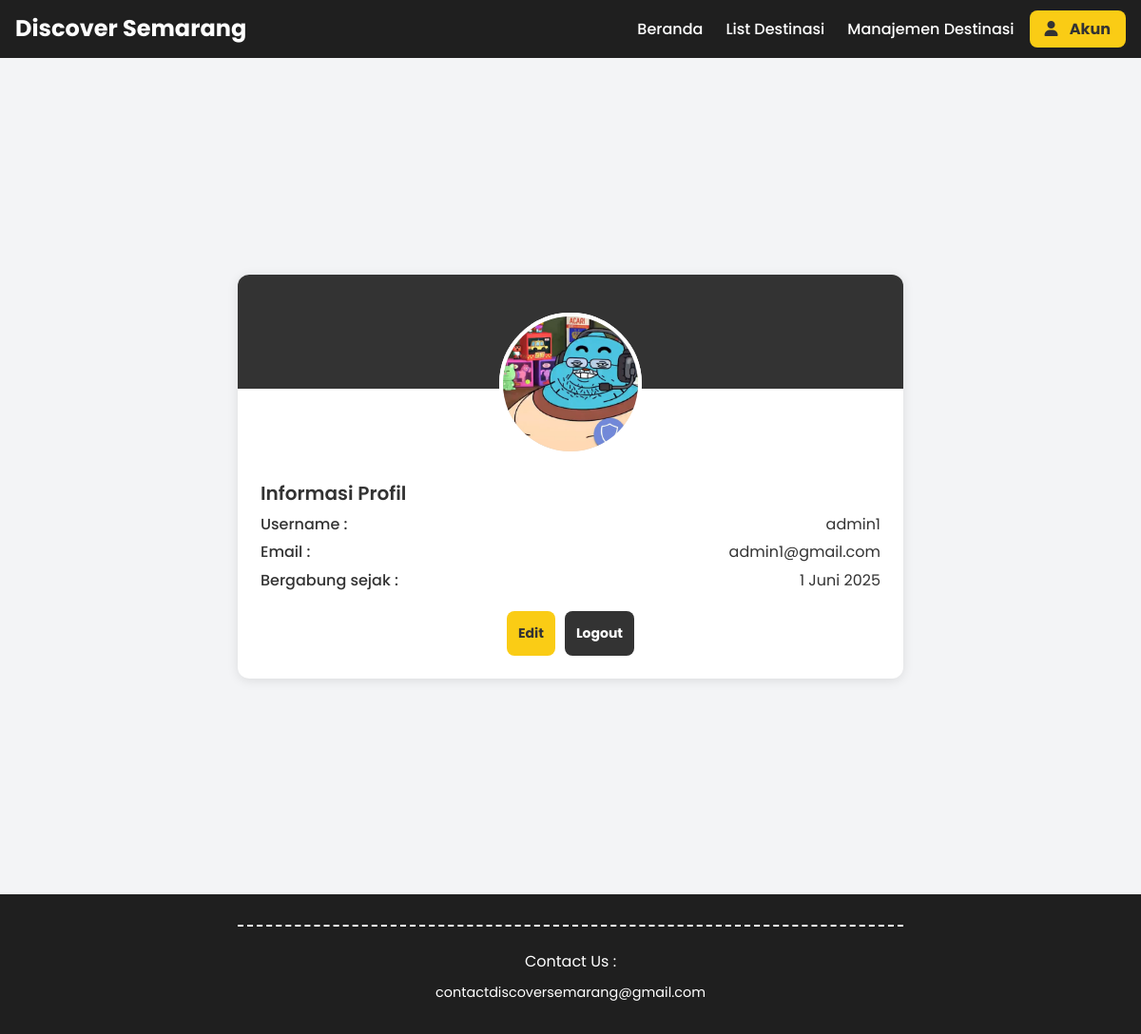
Page /public/index.php?page=profile (signed in) on the committed database.
### tables this page shows
CREATE TABLE `users` (
  `id` int(11) NOT NULL,
  `username` varchar(50) NOT NULL,
  `email` varchar(100) NOT NULL,
  `password_hash` text NOT NULL,
  `role` enum('superadmin','admin','user') NOT NULL DEFAULT 'user',
  `tanggal_register` datetime NOT NULL DEFAULT current_timestamp(),
  `foto_profil` varchar(255) DEFAULT 'default.svg'
);

### app/controllers/UserController.php (called while the page is built, shortened)
<?php
require_once __DIR__ . '/../../public/includes/session.php';
require_once __DIR__ . '/../models/UserModel.php';
class UserController {
    private $model;
    public function __construct() {
        global $db;
        require_once __DIR__ . '/../models/UserModel.php';
        $this->model = new UserModel($db);
    }
    public function profile() {
        $userId = $_SESSION['user_id'];
        $user = $this->model->getById($userId);
        $tanggalRegister = date_create($user['tanggal_register']);
        $bulan = [
            'January' => 'Januari', 'February' => 'Februari', 'March' => 'Maret',
            'April' => 'April', 'May' => 'Mei', 'June' => 'Juni',
            'July' => 'Juli', 'August' => 'Agustus', 'September' => 'September',
            'October' => 'Oktober', 'November' => 'November', 'December' => 'Desember'
        ];
        $user['tanggal_register_formatted'] =
            date_format($tanggalRegister, 'j') . ' ' .
            $bulan[date_format($tanggalRegister, 'F')] . ' ' .
            date_format($tanggalRegister, 'Y');
        require_once __DIR__ . '/../views/user/profile.php';
    }
}
?>

### app/models/UserModel.php (called while the page is built, shortened)
<?php
class UserModel {
    private $db;
    public function __construct($db) {
        $this->db = $db;
    }
    public function getById($id) {
        $stmt = $this->db->prepare("SELECT * FROM users WHERE id = :id");
        $stmt->bindParam(':id', $id, PDO::PARAM_INT);
        $stmt->execute();
        return $stmt->fetch(PDO::FETCH_ASSOC);
    }
}
?>

### public/includes/session.php (called while the page is built, shortened)
<?php
function refresh_user_session() {
    if (isset($_SESSION['user_id'])) {
        global $db;
        $stmt = $db->prepare("SELECT * FROM users WHERE id = :id");
        $stmt->bindParam(':id', $_SESSION['user_id'], PDO::PARAM_INT);
        $stmt->execute();
    }
}
refresh_user_session();
?>

### app/views/user/profile.php (the view)
<?php require_once __DIR__ . '/../partials/header.php'; ?>
<div class="profile-wrapper">
    <div class="profile-container">
        <div class="profile-header">
            <div class="profile-avatar">
                <?php if ($user['foto_profil'] && $user['foto_profil'] !== 'default.svg'): ?>
                    <img src="assets/img/profiles/<?= htmlspecialchars($user['foto_profil']) ?>" class="image-profile">
                <?php else: ?>
                    <img src="assets/img/profiles/default.svg" class="image-profile">
                <?php endif; ?>
            </div>
        </div>
        <div class="profile-info">
            <span class="title-info">Informasi Profil</span>
            <div class="profile-details">
                <div class="username-container">
                    <span>Username :</span>
                    <span class="profile-text"><?= htmlspecialchars($user['username']) ?></span>
                </div>
                <div class="email-container">
                    <span>Email :</span>
                    <span class="profile-text"><?= htmlspecialchars($user['email']) ?></span>
                </div>
                <div class="date-registered-container">
                <span>Bergabung sejak :</span>
                <span class="profile-text"><?= htmlspecialchars($user['tanggal_register_formatted']) ?></span>
                </div>
            </div>
            <div class="button-container">
                <a href="index.php?page=edit-profile" class="btn btn-yellow">Edit</a>
                <a href="index.php?page=logout" class="btn btn-black">Logout</a>
            </div>
        </div>
    </div>
</div>
<?php require_once __DIR__ . '/../partials/footer.php'; ?>

### public/assets/css/style.css (style rules this page uses)
* { box-sizing: border-box; margin: 0; padding: 0; }
body { font-family: "Poppins", "Segoe UI", "Roboto", "Helvetica Neue", "Arial", "sans-serif"; color: #333; line-height: 1.6; }
a { text-decoration: none; }
.profile-wrapper { background-color: #f3f4f6; display: flex; align-items: center; justify-content: center; height: 100vh; }
.profile-info { margin-top: 70px; padding: 24px; }
.profile-info span { font-weight: 500; color: #333; }
.title-info { font-size: 20px; font-weight: 600 !important; margin-bottom: 20px; }
.email-container, .username-container, .date-registered-container { display: flex; margin: 4px 0; align-items: center; justify-content: space-between; }
.profile-text { font-weight: 400 !important; }
.button-container { display: flex; align-items: center; justify-content: center; gap: 10px; margin-top: 20px; }
.btn { display: flex; width: fit-content; padding: 10px 20px; justify-content: center; border-radius: 5px; font-size: 14px; font-weight: bold; cursor: pointer; }
.btn-yellow { background-color: #facc15; color: #333; }
.btn-black { background-color: #333; color: white; }
.profile-wrapper { background-color: #f3f4f6; display: flex; justify-content: center; padding: 40px 20px; height: 110dvh; }
.profile-container { width: 700px; background-color: white; border-radius: 12px; box-shadow: 0 2px 12px rgba(0, 0, 0, 0.1); overflow: hidden; }
.profile-header { background-color: #333333; height: 120px; position: relative; }
.profile-avatar { width: 150px; height: 150px; background-color: #d9d9d9; border-radius: 50%; position: absolute; bottom: -70px; left: 50%; transform: translateX(-50%); display: flex; align-items: center; justify-content: center; border: 4px solid white; }
.image-profile { width: 150px; height: 150px; border-radius: 50%; object-fit: cover; border: 4px solid white; }
.btn { padding: 12px 12px; border: none; border-radius: 8px; font-size: 14px; cursor: pointer; font-weight: bold; }

### rows in the picture
users: foto_profil (picture), username "admin1", email "admin1@gmail.com"

### other values in the picture
$user['tanggal_register_formatted'] "1 Juni 2025"
